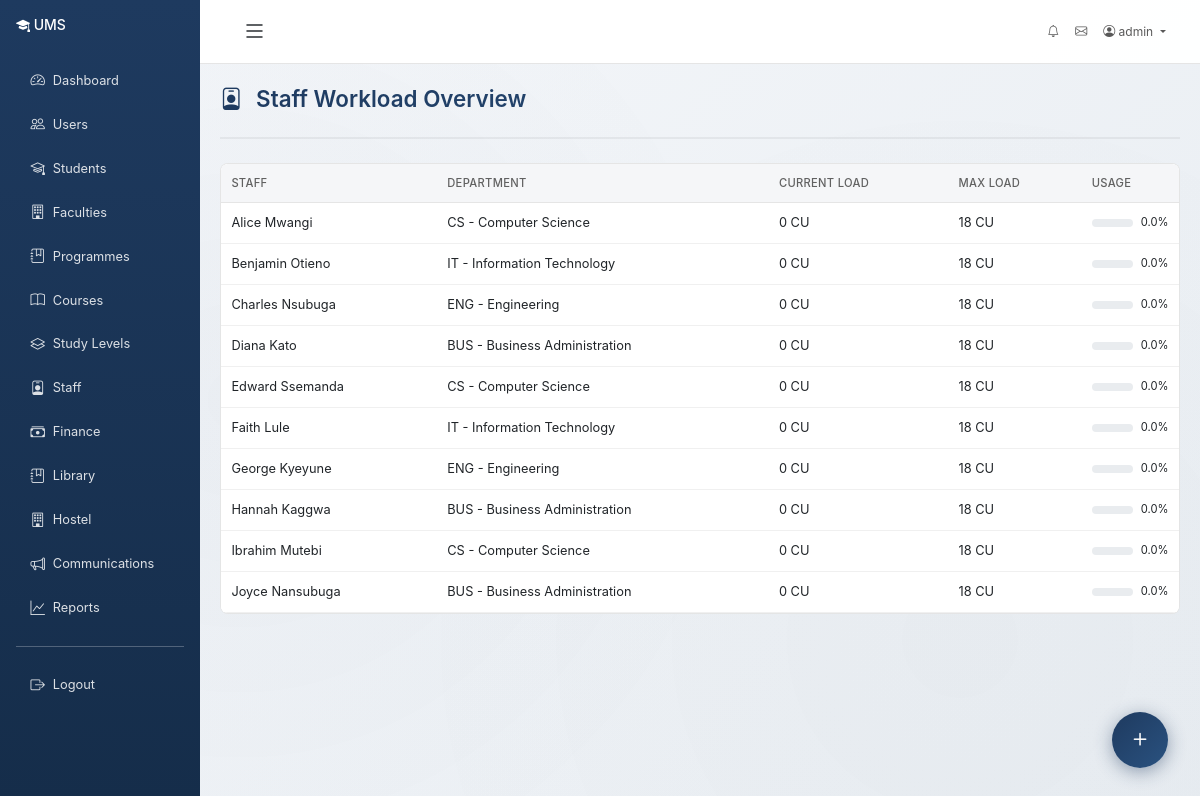
Page /staff/workload/ (signed in) on the committed database.
### accounts/models.py (models this page shows, shortened)
class User(AbstractUser):
    class Role(models.TextChoices):
        ADMIN = 'admin', 'Administrator'
        REGISTRAR = 'registrar', 'Registrar'
        LECTURER = 'lecturer', 'Lecturer'
        STUDENT = 'student', 'Student'
        FINANCE = 'finance', 'Finance Staff'
        LIBRARIAN = 'librarian', 'Librarian'
        HOSTEL_MANAGER = 'hostel_manager', 'Hostel Manager'
        FACULTY_DEAN = 'faculty_dean', 'Faculty Dean'
        DEPARTMENT_HEAD = 'department_head', 'Department Head'
        PROGRAMME_COORDINATOR = 'programme_coordinator', 'Programme Coordinator'
    role = models.CharField(max_length=25, choices=Role.choices, default=Role.STUDENT)
    phone_number = models.CharField(max_length=20, blank=True)
    date_of_birth = models.DateField(null=True, blank=True)
    gender = models.CharField(
        max_length=10,
        choices=[('M', 'Male'), ('F', 'Female'), ('O', 'Other')],
        blank=True
    )
    address = models.TextField(blank=True)
    profile_picture = models.ImageField(upload_to='profiles/', null=True, blank=True)
    is_active_member = models.BooleanField(default=True)
    created_at = models.DateTimeField(auto_now_add=True)
    updated_at = models.DateTimeField(auto_now=True)
    class Meta:
        ordering = ['-date_joined']
    @property
    def is_admin(self):
        return self.role == self.Role.ADMIN or self.is_superuser

### staff/models.py (models this page shows, shortened)
class StaffProfile(models.Model):
    class StaffType(models.TextChoices):
        ACADEMIC = 'academic', 'Academic Staff'
        NON_ACADEMIC = 'non_academic', 'Non-Academic Staff'
        ADMINISTRATIVE = 'administrative', 'Administrative Staff'
    class Rank(models.TextChoices):
        PROFESSOR = 'professor', 'Professor'
        ASSOCIATE_PROF = 'associate_professor', 'Associate Professor'
        SENIOR_LECTURER = 'senior_lecturer', 'Senior Lecturer'
        LECTURER_I = 'lecturer_i', 'Lecturer I'
        LECTURER_II = 'lecturer_ii', 'Lecturer II'
        ASSISTANT_LECTURER = 'assistant_lecturer', 'Assistant Lecturer'
        GRADUATE_ASSISTANT = 'graduate_assistant', 'Graduate Assistant'
    user = models.OneToOneField(settings.AUTH_USER_MODEL, on_delete=models.CASCADE, related_name='staff_profile')
    staff_id = models.CharField(max_length=20, unique=True)
    department = models.ForeignKey(
        'academics.Department', on_delete=models.SET_NULL, null=True, related_name='staff_members'
    )
    staff_type = models.CharField(max_length=20, choices=StaffType.choices, default=StaffType.ACADEMIC)
    rank = models.CharField(max_length=30, choices=Rank.choices, blank=True)
    qualification = models.CharField(max_length=200, blank=True)
    specialization = models.CharField(max_length=200, blank=True)
    date_employed = models.DateField(null=True, blank=True)
    contract_type = models.CharField(
        max_length=20,
        choices=[('full_time', 'Full Time'), ('part_time', 'Part Time'), ('contract', 'Contract')],
        default='full_time'
    )
    max_workload = models.IntegerField(default=18, help_text="Maximum credit units per semester")
    office_location = models.CharField(max_length=100, blank=True)
    research_interests = models.TextField(blank=True)
    publications = models.TextField(blank=True)
    is_active = models.BooleanField(default=True)
    created_at = models.DateTimeField(auto_now_add=True)
    updated_at = models.DateTimeField(auto_now=True)
    class Meta:
        ordering = ['staff_id']
    @property
    def current_workload(self):
        from academics.models import CourseAllocation, StudySemester
        current_sem = StudySemester.objects.filter(is_current=True).first()
        if not current_sem:
            return 0
        allocations = CourseAllocation.objects.filter(
            lecturer=self, semester=current_sem, is_active=True
        )
        return sum(a.course.credit_units for a in allocations)
    @property
    def workload_percentage(self):
        if self.max_workload == 0:
            return 0
        return round((self.current_workload / self.max_workload) * 100, 1)

### academics/models.py (models this page shows)
class Department(models.Model):
    name = models.CharField(max_length=200)
    code = models.CharField(max_length=10, unique=True)
    faculty = models.ForeignKey(Faculty, on_delete=models.CASCADE, related_name='departments')
    head_of_department = models.ForeignKey(
        settings.AUTH_USER_MODEL, on_delete=models.SET_NULL,
        null=True, blank=True, related_name='department_head'
    )
    description = models.TextField(blank=True)
    is_active = models.BooleanField(default=True)
    created_at = models.DateTimeField(auto_now_add=True)
    class Meta:
        ordering = ['name']
    def __str__(self):
        return f"{self.code} - {self.name}"

### staff/views.py (the view)
# urls.py: path('workload/', views.workload_overview, name='workload_overview'),
@login_required
@role_required(['admin'])
def workload_overview(request):
    staff_members = StaffProfile.objects.filter(
        staff_type='academic', is_active=True
    ).select_related('user', 'department')
    return render(request, 'staff/workload_overview.html', {
        'staff_members': staff_members,
    })

### accounts/context_processors.py (called while the page is built, shortened)
def admin_dashboard_stats(request):
    context = {}
    return context

def user_context(request):
    context = {}
    if request.user.is_authenticated:
        user = request.user
        context['user_role'] = user.role
        context['user_role_display'] = user.get_role_display()
        context['is_admin_user'] = user.is_admin
        context['is_staff_user'] = user.role in ['admin', 'registrar', 'lecturer', 'finance', 'librarian', 'hostel_manager']
        nav_items = _get_nav_items(user)
        context['nav_items'] = nav_items
    return context

### templates/staff/workload_overview.html (shortened to what this page needs)
{% extends "base.html" %}
{% block content %}
<div class="page-header">
    <h1 class="page-title"><i class="bi bi-person-badge"></i> Staff Workload Overview</h1>
</div>
<div class="card">
    <div class="table-responsive">
        <table class="table table-hover mb-0">
            <thead><tr><th>Staff</th><th>Department</th><th>Current Load</th><th>Max Load</th><th>Usage</th></tr></thead>
            <tbody>
                {% for s in staff_members %}
                <tr>
                    <td>{{ s.user.get_full_name }}</td>
                    <td>{{ s.department|default:"-" }}</td>
                    <td>{{ s.current_workload }} CU</td>
                    <td>{{ s.max_workload }} CU</td>
                    <td>
                        <div class="d-flex align-items-center gap-2">
                            <div class="progress flex-grow-1" style="height:8px;">
                            </div>
                            <small>{{ s.workload_percentage }}%</small>
                        </div>
                    </td>
                </tr>
                {% endfor %}
            </tbody>
        </table>
    </div>
</div>
{% endblock %}

### templates/base.html (shortened to what this page needs)
{% load static %}
<!DOCTYPE html>
<html lang="en">
<head>
    <link href="https://cdn.jsdelivr.net/npm/bootstrap@5.3.0/dist/css/bootstrap.min.css" rel="stylesheet">
    <link rel="stylesheet" href="https://cdn.jsdelivr.net/npm/bootstrap-icons@1.11.0/font/bootstrap-icons.css">
</head>
<body {% if user.is_authenticated %}data-user-authenticated="true"{% endif %}>
    {% if user.is_authenticated %}
    <div class="container-fluid">
        <div class="row">
            <div class="col-md-3 col-lg-2 px-0 sidebar d-none d-md-block" id="sidebar">
                <div class="p-3">
                    <h4 class="text-white mb-4">
                        <i class="bi bi-mortarboard-fill"></i> <span class="sidebar-text">UMS</span>
                    </h4>
                    <nav class="nav flex-column">
                        {% for item in nav_items %}
                            {% if item.path %}
                                <a class="nav-link" href="{{ item.path }}" title="{{ item.label }}">
                                    <i class="bi {{ item.icon }}"></i> <span class="sidebar-text">{{ item.label }}</span>
                                </a>
                            {% elif item.url %}
                                <a class="nav-link" href="{% url item.url %}" title="{{ item.label }}">
                                    <i class="bi {{ item.icon }}"></i> <span class="sidebar-text">{{ item.label }}</span>
                                </a>
                            {% endif %}
                        {% endfor %}
                        <hr class="text-white">
                        <a class="nav-link" href="{% url 'accounts:logout' %}" title="Logout">
                            <i class="bi bi-box-arrow-right"></i> <span class="sidebar-text">Logout</span>
                        </a>
                    </nav>
                </div>
            </div>
            <div class="col-md-9 col-lg-10 ms-auto main-content-area" id="mainContent">
                <nav class="navbar navbar-expand-lg navbar-light bg-white border-bottom">
                    <div class="container-fluid">
                        <button class="btn btn-link text-dark sidebar-toggle d-none d-md-block" id="sidebarToggle" type="button" title="Collapse Sidebar (Ctrl+B)">
                            <i class="bi bi-list"></i>
                        </button>
                        <div class="collapse navbar-collapse" id="navbarNav">
                            <ul class="navbar-nav ms-auto">
                                <li class="nav-item">
                                    <a class="nav-link" href="{% url 'communications:notifications' %}" title="Notifications">
                                        <i class="bi bi-bell"></i>
                                    </a>
                                </li>
                                <li class="nav-item">
                                    <a class="nav-link" href="{% url 'communications:inbox' %}" title="Messages">
                                        <i class="bi bi-envelope"></i>
                                    </a>
                                </li>
                                <li class="nav-item dropdown">
                                    <a class="nav-link dropdown-toggle" href="#" id="userDropdown" role="button" data-bs-toggle="dropdown">
                                        <i class="bi bi-person-circle"></i> {{ user.get_full_name|default:user.username }}
                                    </a>
                                </li>
                            </ul>
                        </div>
                    </div>
                </nav>
                <div class="content-wrapper">
                    {% block content %}{% endblock %}
                </div>
            </div>
        </div>
    </div>
    {% else %}
    <div class="container-fluid">
        {% block login_content %}{% endblock %}
    </div>
    {% endif %}
    {% if user.is_authenticated %}
    <div class="qc-fab-wrap" id="qcFabWrap">
        <button class="qc-fab-main" id="qcFabMain" title="Quick Add">
            <i class="bi bi-plus qc-icon"></i>
        </button>
        <div class="qc-actions" id="qcActions">
        </div>
    </div>
    {% endif %}
</body>
</html>

### templates/base.html (style rules this page uses)
:root { --primary-color: #1e3a5f; --primary-dark: #152d4a; --primary-light: #2a5280; --secondary-color: #424242; --success-color: #2E7D32; --danger-color: #C62828; --warning-color: #F57C00; --info-color: #0277BD; --background-light: #F5F5F5; --text-dark: #212121; }
body { font-family: -apple-system, BlinkMacSystemFont, 'Segoe UI', Arial, sans-serif; background: linear-gradient(135deg, #f5f7fa 0%, #e8edf2 100%); font-size: 0.8rem; line-height: 1.5; min-height: 100vh; }
body::before { content: ''; position: fixed; top: 0; left: 0; width: 100%; height: 100%; background: radial-gradient(circle at 20% 50%, rgba(30, 58, 95, 0.03) 0%, transparent 50%), radial-gradient(circle at 80% 80%, rgba(66, 66, 66, 0.02) 0%, transparent 50%); pointer-events: none; z-index: -1; }
.sidebar { min-height: 100vh; background: linear-gradient(180deg, #1e3a5f 0%, #152d4a 100%); box-shadow: none; transition: all 0.3s ease-in-out; position: fixed; left: 0; top: 0; z-index: 999; overflow-x: hidden; }
.sidebar h4 { font-size: 0.875rem; font-weight: 500; margin-bottom: 1rem; white-space: nowrap; transition: opacity 0.2s; }
.sidebar .nav-link { color: rgba(255,255,255,0.85); padding: 0.55rem 0.9rem; margin: 0.15rem 0; border-radius: 0.4rem; transition: all 0.2s; font-size: 0.8rem; white-space: nowrap; display: flex; align-items: center; }
.sidebar .nav-link i { margin-right: 0.5rem; font-size: 0.9rem; transition: margin 0.3s; }
.sidebar .p-3 { padding: 1rem !important; }
.sidebar-text { transition: opacity 0.2s; }
.main-content-area { transition: all 0.3s ease-in-out; width: 100%; padding-left: 0; padding-right: 0; }
@media (min-width: 768px) { .main-content-area { flex: 0 0 auto; width: 75%; } }
@media (min-width: 992px) { .main-content-area { width: 83.333333%; } }
.sidebar-toggle { cursor: pointer; font-size: 1.25rem; transition: transform 0.2s, color 0.2s; padding: 0.5rem 0.75rem; border: none; background: transparent; color: var(--text-dark); }
.sidebar-toggle i { font-size: 1.5rem; transition: transform 0.3s ease; }
.card { border: none; border-radius: 0.5rem; background: rgba(255,255,255,0.95); backdrop-filter: none; box-shadow: none; transition: all 0.3s ease; margin-bottom: 0.75rem; border: 1px solid rgba(0,0,0,0.1); }
.btn { border-radius: 0.4rem; padding: 0.45rem 1rem; font-weight: 500; font-size: 0.8rem; transition: all 0.2s ease; border: none; box-shadow: none; }
.table { background-color: rgba(255,255,255,0.98); font-size: 0.8rem; border-radius: 0.4rem; overflow: hidden; }
.table th { font-weight: 500; font-size: 0.7rem; text-transform: uppercase; letter-spacing: 0.3px; color: #616161; padding: 0.65rem; background: #f5f6f8; border-bottom: 1px solid rgba(0,0,0,0.1); }
.table td { padding: 0.65rem; vertical-align: middle; border-bottom: 1px solid rgba(0,0,0,0.06); }
.table tbody tr { transition: all 0.2s ease; }
.table-responsive { border-radius: 0.4rem; box-shadow: none; }
.content-wrapper { padding: 1.25rem; transition: max-width 0.3s ease-in-out; }
.page-header { margin-bottom: 1.5rem; padding-bottom: 1rem; border-bottom: 2px solid rgba(0,0,0,0.05); }
.page-title { font-size: 1.4rem; font-weight: 600; color: #212121; margin-bottom: 0.5rem; background: linear-gradient(135deg, #1e3a5f 0%, #2a5280 100%); -webkit-background-clip: text; -webkit-text-fill-color: transparent; background-clip: text; }
.page-title i { margin-right: 0.5rem; }
html { scroll-behavior: smooth; }
.navbar { padding: 0.4rem 0.9rem; transition: all 0.3s ease-in-out; background: rgba(255,255,255,0.95) !important; backdrop-filter: none; box-shadow: none; border-bottom: 1px solid rgba(0,0,0,0.1) !important; min-height: 3rem; }
.navbar-nav .nav-link { font-size: 0.75rem; padding: 0.3rem 0.7rem; border-radius: 0.35rem; transition: all 0.2s ease; }
h1, h2, h3, h4, h5, h6 { font-weight: 600; line-height: 1.3; }
a { text-decoration: none; }
.qc-fab-wrap { position: fixed; bottom: 2rem; right: 2rem; z-index: 1050; display: flex; flex-direction: column-reverse; align-items: flex-end; gap: .65rem; }
.qc-fab-main { width: 56px; height: 56px; border-radius: 50%; background: linear-gradient(135deg,#1e3a5f,#2a5280); color: #fff; border: none; box-shadow: 0 4px 18px rgba(30,58,95,.45); font-size: 1.6rem; display: flex; align-items: center; justify-content: center; cursor: pointer; transition: transform .25s, box-shadow .25s; }
.qc-fab-main .qc-icon { transition: transform .3s; }
.qc-actions { display: flex; flex-direction: column; align-items: flex-end; gap: .5rem; }

### rows in the picture
User: get_full_name "admin"
StaffProfile: user.get_full_name "Alice Mwangi", department "CS - Computer Science", current_workload "0", max_workload "18", workload_percentage "0.0"
StaffProfile: user.get_full_name "Benjamin Otieno", department "IT - Information Technology", current_workload "0", max_workload "18", workload_percentage "0.0"
StaffProfile: user.get_full_name "Charles Nsubuga", department "ENG - Engineering", current_workload "0", max_workload "18", workload_percentage "0.0"
StaffProfile: user.get_full_name "Diana Kato", department "BUS - Business Administration", current_workload "0", max_workload "18", workload_percentage "0.0"
StaffProfile: user.get_full_name "Edward Ssemanda", department "CS - Computer Science", current_workload "0", max_workload "18", workload_percentage "0.0"
StaffProfile: user.get_full_name "Faith Lule", department "IT - Information Technology", current_workload "0", max_workload "18", workload_percentage "0.0"
StaffProfile: user.get_full_name "George Kyeyune", department "ENG - Engineering", current_workload "0", max_workload "18", workload_percentage "0.0"
StaffProfile: user.get_full_name "Hannah Kaggwa", department "BUS - Business Administration", current_workload "0", max_workload "18", workload_percentage "0.0"
StaffProfile: user.get_full_name "Ibrahim Mutebi", department "CS - Computer Science", current_workload "0", max_workload "18", workload_percentage "0.0"
StaffProfile: user.get_full_name "Joyce Nansubuga", department "BUS - Business Administration", current_workload "0", max_workload "18", workload_percentage "0.0"

### other values in the picture
{{ item.label }} "Dashboard" "Users" "Students" "Faculties" "Programmes" "Courses" "Study Levels" "Staff" "Finance" "Library" "Hostel" "Communications" "Reports"
